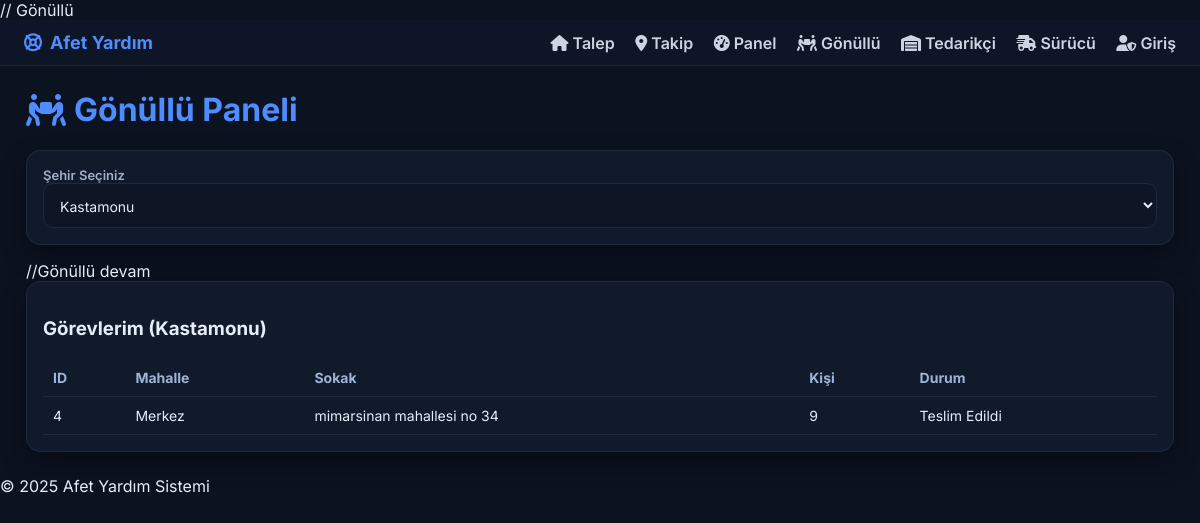
The app's page /volunteer.php?sehir=Kastamonu (signed in) with its own data.
### tables this page shows
CREATE TABLE `talepler` (
  `id` int(11) NOT NULL,
  `kullanici_id` int(11) DEFAULT NULL,
  `sehir` varchar(100) DEFAULT NULL,
  `mahalle` varchar(100) DEFAULT NULL,
  `sokak` varchar(255) DEFAULT NULL,
  `latitude` decimal(9,6) DEFAULT NULL,
  `longitude` decimal(9,6) DEFAULT NULL,
  `kisi_sayisi` int(11) NOT NULL,
  `aciliyet_seviyesi` varchar(20) DEFAULT 'Orta',
  `aciklama` text DEFAULT NULL,
  `ikamet` varchar(200) DEFAULT NULL,
  `telefon` varchar(50) DEFAULT NULL,
  `durum` varchar(30) DEFAULT 'Beklemede',
  `created_at` datetime DEFAULT current_timestamp()
);

### volunteer.php (the view, shortened to what this page needs)
<?php
require_once 'config/db.php';
include 'templates/header.php';
$sehirler = $pdo->query("SELECT DISTINCT sehir FROM talepler ORDER BY sehir")->fetchAll();
?>
<div class="container">
  <h1 class="title"><i class="fa-solid fa-people-carry-box"></i> Gönüllü Paneli</h1>
  <form method="GET" class="card">
    <label>Şehir Seçiniz</label>
    <select name="sehir" onchange="this.form.submit()">
      <?php
      foreach($sehirler as $s){
        $sel = ($_GET['sehir'] ?? '') === $s['sehir'] ? 'selected' : '';
        echo "<option value='{$s['sehir']}' $sel>{$s['sehir']}</option>";
      }
      ?>
    </select>
  </form>
//Gönüllü devam
  <?php if(!empty($_GET['sehir'])): ?>
  <div class="card">
    <h3>Görevlerim (<?php echo htmlspecialchars($_GET['sehir']); ?>)</h3>
    <table class="table">
      <thead><tr><th>ID</th><th>Mahalle</th><th>Sokak</th><th>Kişi</th><th>Durum</th></tr></thead>
      <tbody>
        <?php
        $stmt = $pdo->prepare("SELECT * FROM talepler WHERE sehir=? ORDER BY created_at DESC");
        $stmt->execute([$_GET['sehir']]);
        foreach($stmt as $r){
          echo "<tr>
            <td>{$r['id']}</td><td>{$r['mahalle']}</td><td>{$r['sokak']}</td>
            <td>{$r['kisi_sayisi']}</td><td>{$r['durum']}</td>
          </tr>";
        }
        ?>
      </tbody>
    </table>
  </div>
  <?php endif; ?>
</div>
<?php include 'templates/footer.php'; ?>

### assets/css/style.css (style rules this page uses)
:root { --bg:#0b1220; --card:#111a2b; --border:#1f2a3d; --text:#e5edf8; --muted:#a1aec8; --primary:#4f8cff; --primary-dark:#3b6ed6; --accent:#22c55e; --warning:#f59e0b; --danger:#ef4444; }
* { box-sizing:border-box }
html,body { height:100% }
body { font-family:'Inter',system-ui,sans-serif;background:var(--bg);color:var(--text);margin:0 }
.container { max-width:1180px;margin:24px auto;padding:0 16px }
.title { color:var(--primary);display:flex;align-items:center;gap:8px;font-weight:700 }
.card { background:var(--card);border:1px solid var(--border);border-radius:14px;padding:16px;box-shadow:0 10px 24px rgba(0,0,0,.35);transition:.2s }
label { font-size:13px;color:var(--muted);font-weight:600 }
input,select,textarea,button { font-family:inherit }
input,select,textarea { width:100%;padding:12px;border:1px solid var(--border);border-radius:10px;background:#0e1626;color:var(--text);font-size:14px }
.table { width:100%;border-collapse:collapse }
.table th,.table td { border-bottom:1px solid var(--border);padding:10px;text-align:left;font-size:14px }
.table th { color:#9db3d8;font-weight:700 }

### records on screen
talepler: id "4", mahalle "Merkez", sokak "mimarsinan mahallesi no 34", kisi_sayisi "9", durum "Teslim Edildi"

### other values on screen
$_GET['sehir'] "Kastamonu"
form field sehir "Kastamonu"
